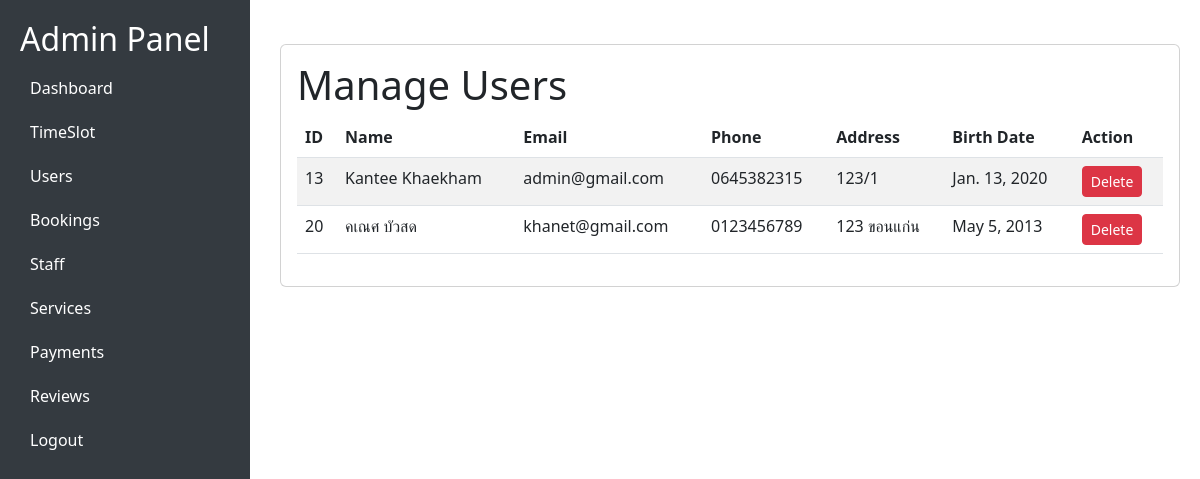
Page /admin-users/ (signed in) on the earlier database version.
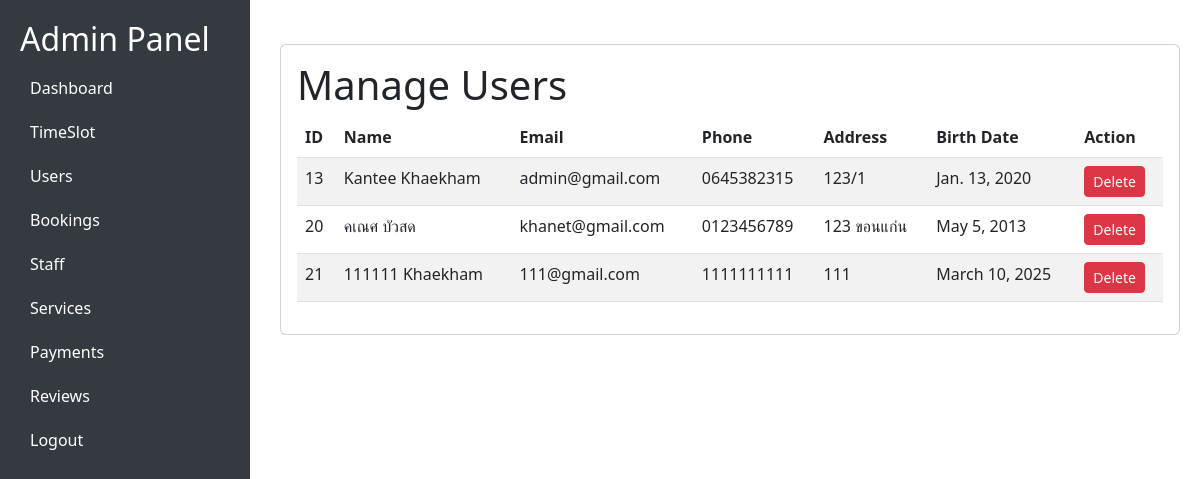
Same page on the later database version.
### loginApp/models.py (models this page shows, shortened)
class Customer(AbstractUser):
    email = models.EmailField(unique=True)
    phone = models.CharField(max_length=15, unique=True, null=False, blank=False)
    address = models.TextField(null=False, blank=False)
    birth_date = models.DateField(null=False, blank=False)
    last_login = models.DateTimeField(default=timezone.now)
    USERNAME_FIELD = 'email'
    REQUIRED_FIELDS = ['username', 'first_name', 'last_name', 'phone', 'address', 'birth_date']
    class Meta:
        verbose_name = 'Customer'
        verbose_name_plural = 'Customers'

### serviceApp/views.py (the view)
# urls.py: path('admin-users/', views.admin_users_view, name='admin_users'),
@user_passes_test(superuser_required)
def admin_users_view(request):
    customers = Customer.objects.exclude(is_staff=True)
    return render(request, 'admin-users.html', {'customer': customers})

### serviceApp/views.py (called while the page is built)
def superuser_required(user):
    return user.is_superuser

### serviceApp/templates/admin-users.html (shortened to what this page needs)
<!DOCTYPE html>
<html lang="en">
<head>
    <link href="https://cdn.jsdelivr.net/npm/bootstrap@5.3.0/dist/css/bootstrap.min.css" rel="stylesheet">
</head>
<body>
    <div class="sidebar">
        <h2>Admin Panel</h2>
        <a href="/ad">Dashboard</a>
        <a href="/admin-timeslot">TimeSlot</a>
        <a href="/admin-users"> Users</a>
        <a href="/admin-bookings"> Bookings</a>
        <a href="/admin-employees"> Staff</a>
        <a href="/admin-services"> Services</a>
        <a href="/admin-payments">Payments</a>
        <a href="/admin-reviews">Reviews</a>
        <a href="{% url 'admin-login' %}">Logout</a>
    </div>
    <div class="content">
    <div class="card mt-4 p-3">
        <h1>Manage Users</h1>
        <table class="table table-striped">
            <thead>
                <tr>
                    <th>ID</th>
                    <th>Name</th>
                    <th>Email</th>
                    <th>Phone</th>
                    <th>Address</th>
                    <th>Birth Date</th>
                    <th>Action</th>
                </tr>
            </thead>
            <tbody>
                {% for user in customer %}
                <tr>
                    <td>{{ user.id }}</td>
                    <td>{{ user.first_name }} {{ user.last_name }}</td>
                    <td>{{ user.email }}</td>
                    <td>{{ user.phone }}</td>
                    <td>{{ user.address }}</td>
                    <td>{{ user.birth_date }}</td>
                    <td>
                        <form method="POST" action="{% url 'delete_user' user.id %}" style="display:inline;">
                            <button type="submit" class="btn btn-danger btn-sm" onclick="return confirm('Are you sure you want to delete this user?')">
                                Delete
                            </button>
                        </form>
                    </td>
                </tr>
                {% endfor %}
            </tbody>
        </table>
    </div>
</div>
</body>
</html>

Differences in the rows shown:
added Customer: id "21", first_name "111111", last_name "Khaekham", email "111@gmail.com", phone "1111111111", address "111", birth_date "March 10, 2025"
